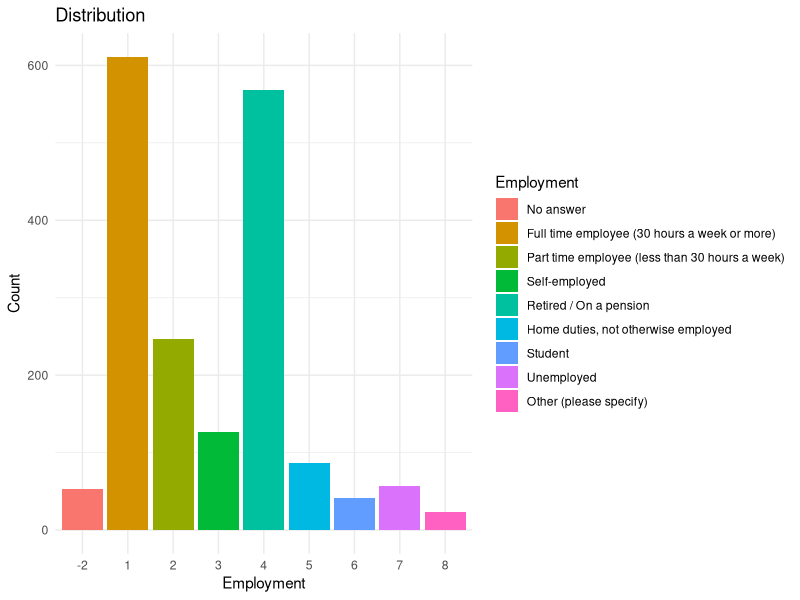
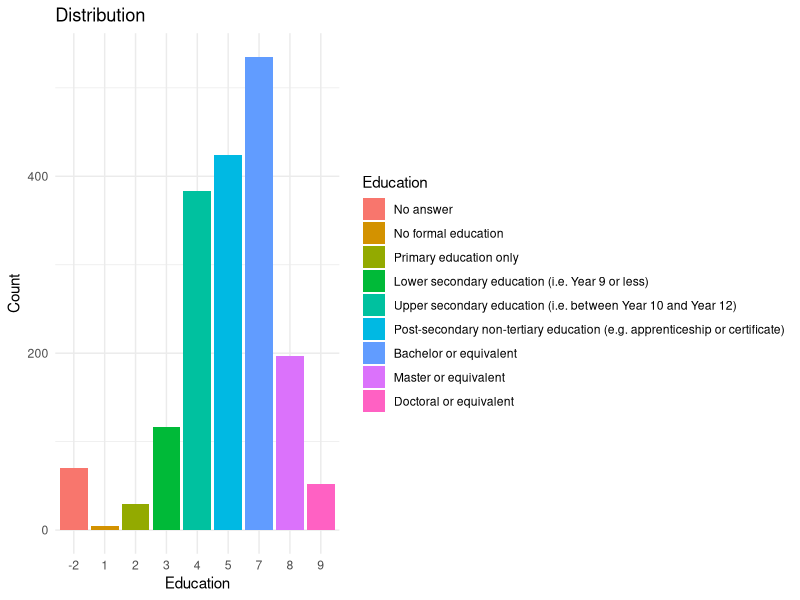
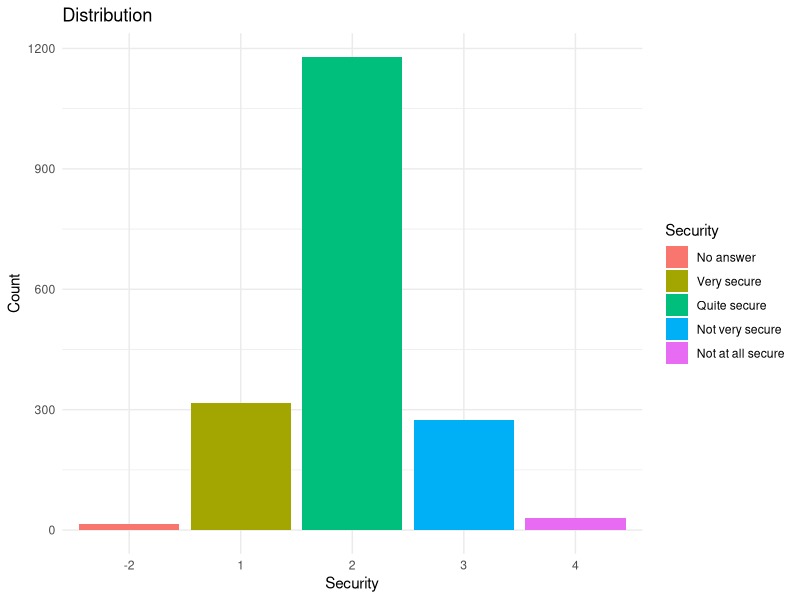
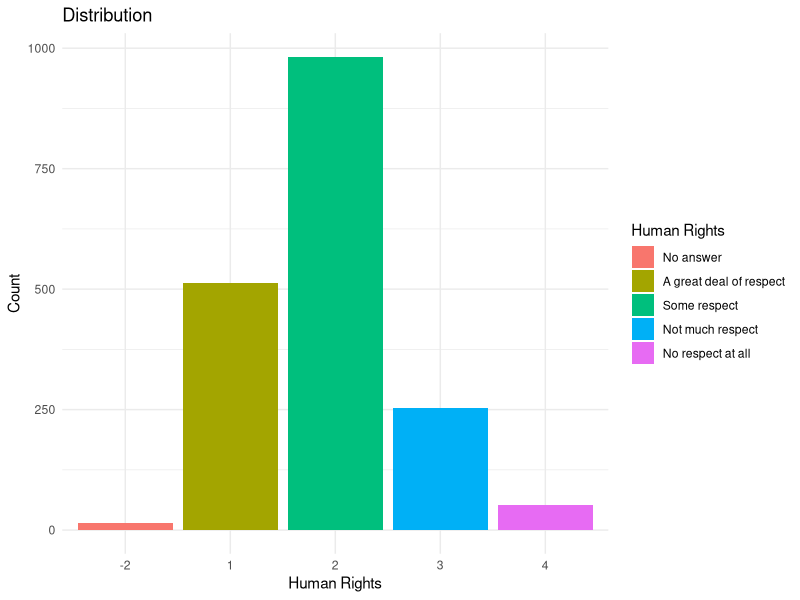
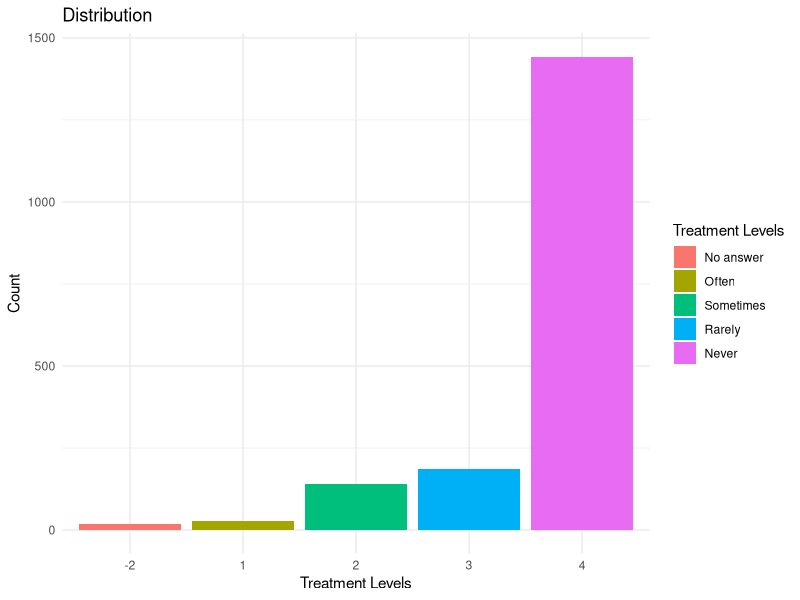
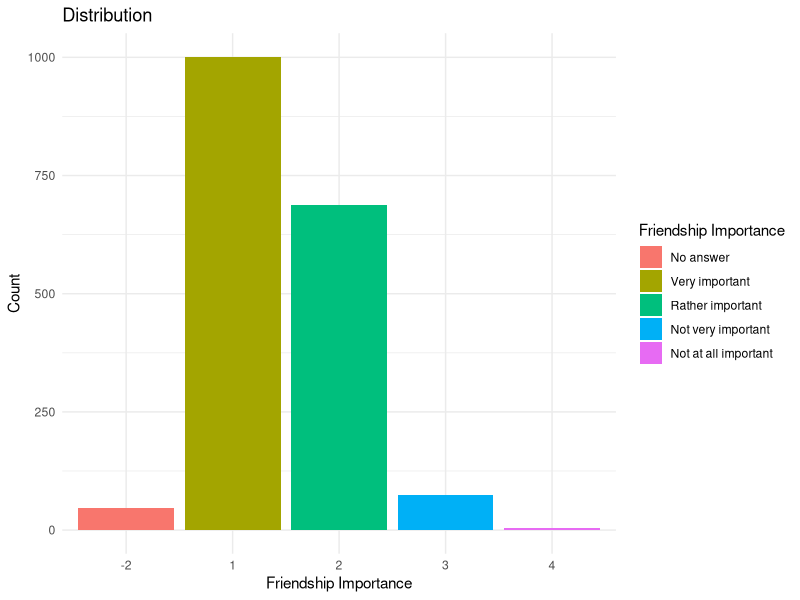
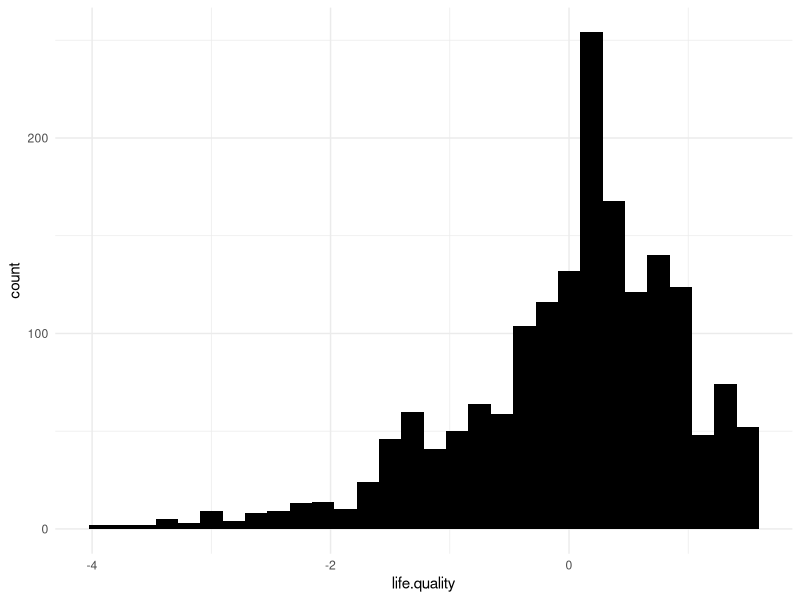

Generate these figures, in order, with R:
## ---- chunk 1
knitr::opts_chunk$set(echo = TRUE)
library(readxl)
library(dplyr)
library(ggplot2)
library(psych)
## ---- chunk 2
survey.data <- read.csv("wvs_data.csv")
## ---- chunk 3
survey.data

glimpse(survey.data)

head(survey.data)
## ---- chunk 4
colnames(survey.data)
## ---- chunk 5
categories = c("Employment", "Education", "Security", "Human Rights", "Treatment Levels",  "Friendship Importance")
questions = c("Q279", "Q275", "Q131", "Q253", "Q53", "Q2")
key = c("V249", "Q275", "V170", "V142", "V190", "V5")


## ---- chunk 6
# Define the vector of categories including a placeholder for the missing '-1' code
# v249_employment_status <- c(
#   "No answer",                              
#   "Full time employee (30 hours a week or more)",  
#   "Part time employee (less than 30 hours a week)", 
#   "Self-employed",                          
#   "Retired / On a pension",                  
#   "Home duties, not otherwise employed",    
#   "Student",                                 
#   "Unemployed",                             
#   "Other (please specify)"                 
# )
# 
# values.249 = c(-2,1,2,3,4,5,6,7,8)
# 
# q275_education = c("No answer",
# "No formal education",
# "Primary education only",
# "Lower secondary education (i.e. Year 9 or less)",
# "Upper secondary education (i.e. between Year 10 and Year 12)",
# "Post-secondary non-tertiary education (e.g. apprenticeship or certificate)",
# "Bachelor or equivalent",
# "Master or equivalent",
# "Doctoral or equivalent")
# 
# values.275 = c(-2,1,2,3,4,5,7,8,9)
# 
# v170_how_secure_are_you = c(
# "No answer",
# "Very secure",
# "Quite secure",
# "Not very secure",
# "Not at all secure"
# )
# 
# values.170 = c(-2,1,2,3,4)
# 
# v142_respect_human_rights = c(
# "No answer",
# "A great deal of respect",
# "Some respect",
# "Not much respect",
# "No respect at all"
# )
# 
# values.142 = c(-2,1,2,3,4)
# 
# 
# v190_gone_without_medicine = c(
# "No answer",
# "Often",
# "Sometimes",
# "Rarely",
# "Never"
# )
# 
# values.190 = c(-2,1,2,3,4)
# 
# v5_friends = c(
# "No answer",
# "Very important",
# "Rather important",
# "Not very important",
# "Not at all important"
# )
# 
# values.5 = c(-2,1,2,3,4)
## ---- chunk 7
# Define categories, questions, and key
categories <- c("Employment", "Education", "Security", "Human Rights", "Treatment Levels", "Friendship Importance")
questions <- c("Q279", "Q275", "Q131", "Q253", "Q53", "Q2")
key <- c("V249", "Q275", "V170", "V142", "V190", "V5")

# Define vectors for each category
vectors <- list(
  list(
    values = c(-2, 1, 2, 3, 4, 5, 6, 7, 8),
    chars = c(
      "No answer", 
      "Full time employee (30 hours a week or more)",  
      "Part time employee (less than 30 hours a week)", 
      "Self-employed",                          
      "Retired / On a pension",                  
      "Home duties, not otherwise employed",    
      "Student",                                 
      "Unemployed",                             
      "Other (please specify)"
    )
  ),
  list(
    values = c(-2, 1, 2, 3, 4, 5, 7, 8, 9),
    chars = c(
      "No answer",
      "No formal education",
      "Primary education only",
      "Lower secondary education (i.e. Year 9 or less)",
      "Upper secondary education (i.e. between Year 10 and Year 12)",
      "Post-secondary non-tertiary education (e.g. apprenticeship or certificate)",
      "Bachelor or equivalent",
      "Master or equivalent",
      "Doctoral or equivalent"
    )
  ),
  list(
    values = c(-2, 1, 2, 3, 4),
    chars = c(
      "No answer",
      "Very secure",
      "Quite secure",
      "Not very secure",
      "Not at all secure"
    )
  ),
  list(
    values = c(-2, 1, 2, 3, 4),
    chars = c(
      "No answer",
      "A great deal of respect",
      "Some respect",
      "Not much respect",
      "No respect at all"
    )
  ),
  list(
    values = c(-2, 1, 2, 3, 4),
    chars = c(
      "No answer",
      "Often",
      "Sometimes",
      "Rarely",
      "Never"
    )
  ),
  list(
    values = c(-2, 1, 2, 3, 4),
    chars = c(
      "No answer",
      "Very important",
      "Rather important",
      "Not very important",
      "Not at all important"
    )
  )
)

# Combine data into a dataframe
Question.key <- bind_rows(lapply(1:length(categories), function(i) {
  data.frame(
    Categories = rep(categories[i], length(vectors[[i]]$values)),
    Question.Number = rep(questions[i], length(vectors[[i]]$values)),
    Codebook = rep(key[i], length(vectors[[i]]$values)),
    Question.values = vectors[[i]]$values,
    Question.chars = vectors[[i]]$chars
  )
}))

print(Question.key)
## ---- chunk 8
survey.predictors <- data.frame(
  education = survey.data$Q275,
  employment = survey.data$V249,
  security = survey.data$V170,
  rights = survey.data$V142,
  health1 = survey.data$V11,
  health2 = survey.data$V190,
  social1 = survey.data$V10,
  social2 = survey.data$V5,
  satisfaction = survey.data$V23
)
## ---- chunk 9
summary = summary(survey.predictors)
print(summary)
## ---- chunk 10

plot_barplots <- function(column, name, values_fill) {
  ggplot(survey.data, aes(x = factor(!!column), fill = factor(!!column))) +
    geom_bar() +
    labs(title = "Distribution", x = name, fill = name, y = "Count") +
    scale_fill_discrete(labels = values_fill) +
    theme_minimal()
}

# Get unique codebooks
unique_codebooks <- unique(Question.key$Codebook)
# Loop through each unique codebook and plot bar plot
for (codebook in unique_codebooks) {
  subset_data <- filter(Question.key, Codebook == codebook)
  print(plot_barplots(column = sym(codebook), name = unique(subset_data$Categories), values_fill = unique(subset_data$Question.chars)))
}



# unique_codebooks <- unique(Question.key$Codebook)
# for (codebook in unique_codebooks) {
#   subset_data <- filter(Question.key, Codebook == codebook)
#   print(subset_data$Question.chars)
#   plot_barplots(column = column, name = unique(subset_data$Categories),
#   values_fill = subset_data$Question.chars)
# }
## ---- chunk 11
survey.data <- survey.data %>%
  mutate(happiness = dplyr::recode(V10, 
                                   '1' = 4,
                                   '2' = 3,
                                   '3' = 2,
                                   '4' = 1, 
                                   '-2' = NULL),
         
         health = dplyr::recode(V11,
                                '1' = 5, 
                                '2' = 4, 
                                '3' = 3,
                                '4' = 2,
                                '5' = 1, 
                                '-2' = NULL),
         
         finances = dplyr::recode(V59, 
                                  '-2' = NULL,
                                  .default = V59),
         
         satisfaction = dplyr::recode(V23, 
                                  '-2' = NULL,
                                  .default = V23),
         
         freedom = dplyr::recode(V55, 
                                  '-2' = NULL,
                                  .default = V55))

## ---- chunk 12

fa.fit <- fa(survey.data[,c("happiness",
                         "health",
                         "finances", 
                         "satisfaction",
                         "freedom")], 
             nfactors=1)


## ---- chunk 13

fa.fit
## ---- chunk 14

survey.data$life.quality <- as.numeric(fa.fit$scores)

## ---- chunk 15

ggplot(survey.data, aes(life.quality)) + 
  geom_histogram(fill = 'black') + 
  theme_minimal()

